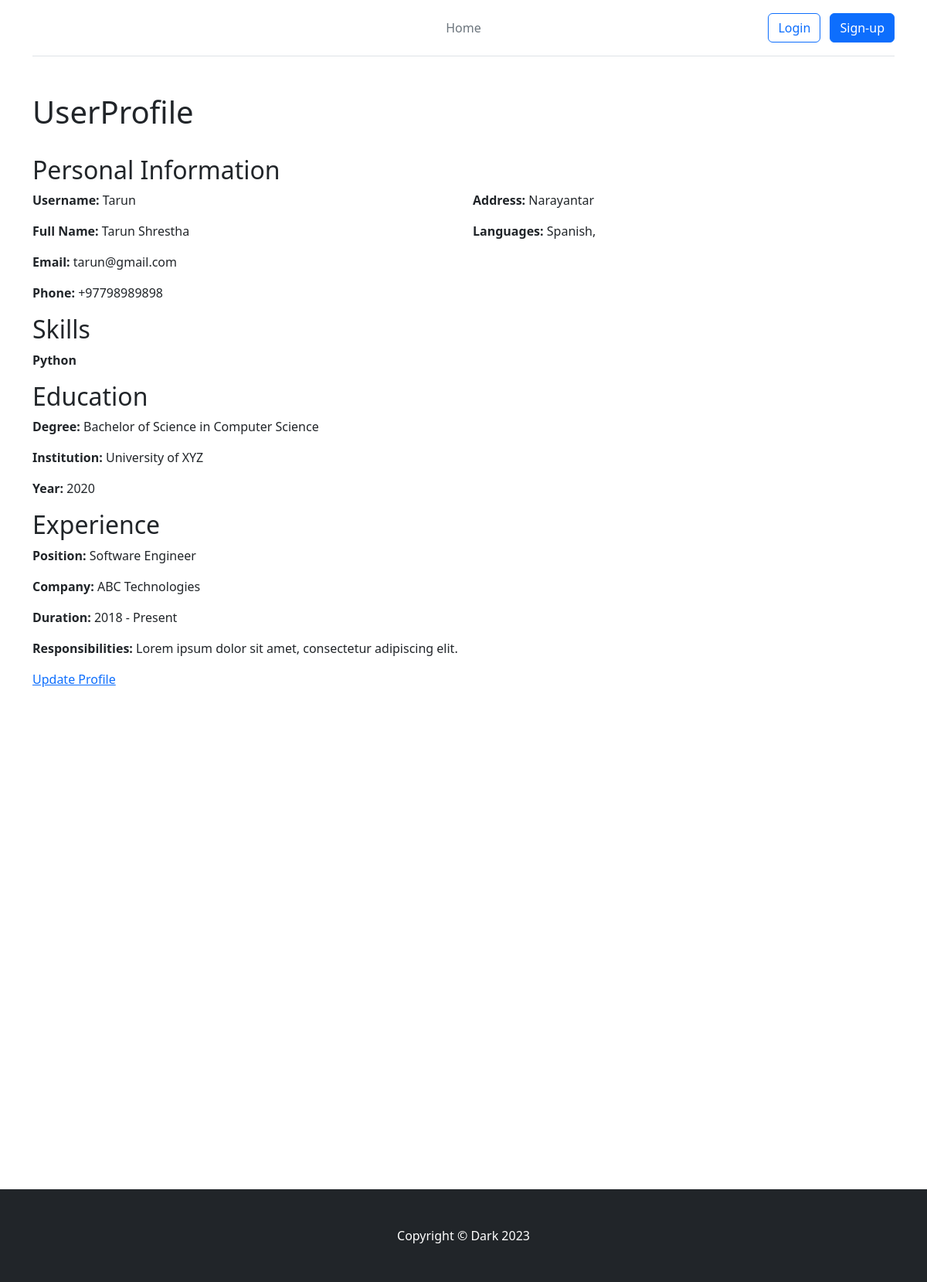
The app's page /profile/2/ with its own data.
### base/models.py (models this page shows, shortened)
class CustomUser(AbstractUser):
    first_name = models.CharField(max_length=50, null=True)
    last_name = models.CharField(max_length=50, null=True)
    username = models.CharField(max_length=50, unique=True, blank=True, null=True)
    address = models.CharField(max_length=100, null=True)
    gender = enum.EnumField(Gender_choice, default=Gender_choice.Others)
    email = models.EmailField(unique=True)
    phone = models.CharField(unique=True, max_length=20)
    date_of_birth = models.DateField(default=None, null=True)
    profile_picture = models.ImageField(null=True, upload_to='static/', blank=True)
    skills = models.ManyToManyField(Skill)
    languages = models.ManyToManyField(Language)
    groups = models.ManyToManyField(
        Group,
        related_name='customuser_set',
        blank=True,
        help_text=('The groups this user belongs to. A user will get all permissions granted to each of their groups.'),
        related_query_name='customuser'
    )
    user_permissions = models.ManyToManyField(
        Permission,
        related_name='customuser_set',
        blank=True,
        help_text=('Specific permissions for this user.'),
        related_query_name='customuser'
    )

class Language(models.Model):
    name = models.CharField(max_length=50)

class Skill(models.Model):
    name = models.CharField(max_length=50)

### base/views.py (the view)
# urls.py: path('profile/<int:user_id>/', views.User_profile, name='profile'),
def User_profile(request, user_id):
    users = CustomUser.objects.filter(pk=user_id).first()
    return render(request, 'user_profile.html', context={'users':users})

### templates/user_profile.html (shortened to what this page needs)
{% extends 'base.html'%}
    {%block content%}
    <div class="container">
      <br>
      <h1>UserProfile</h1>
        <br>
      <div class="cv-section">
          <h2>Personal Information</h2>
          <div class="row">
              <div class="col-md-6">
                  <p><strong>Username:</strong> {{ users.username|capfirst }}</p>
                  <p><strong>Full Name:</strong> {{ users.first_name|capfirst }} {{ users.last_name|capfirst }}</p>
                  <p><strong>Email:</strong> {{ users.email }}</p>
                  <p><strong>Phone:</strong> {{ users.phone }}</p>
              </div>
              <div class="col-md-6">
                  <p><strong>Address:</strong> {{ users.address|capfirst }}</p>
                  <p><strong>Languages:</strong>
                    {% for lan in users.languages.all %}
                    {{ lan.name }},
                    {% endfor %}
                  </p>
              </div>
          </div>
      </div>
      <div class="cv-section">
        <h2>Skills</h2>
        {% for skill in users.skills.all %}
          <p><strong>{{skill.name}}</strong> </p>
        {%endfor%}
    </div>
      <div class="cv-section">
          <h2>Education</h2>
          <p><strong>Degree:</strong> Bachelor of Science in Computer Science</p>
          <p><strong>Institution:</strong> University of XYZ</p>
          <p><strong>Year:</strong> 2020</p>
      </div>
      <div class="cv-section">
          <h2>Experience</h2>
          <p><strong>Position:</strong> Software Engineer</p>
          <p><strong>Company:</strong> ABC Technologies</p>
          <p><strong>Duration:</strong> 2018 - Present</p>
          <p><strong>Responsibilities:</strong> Lorem ipsum dolor sit amet, consectetur adipiscing elit.</p>
      </div>
      <a href="{% url 'update_profile' users.id %}">Update Profile</a>
  </div>
{%endblock%}

### records on screen
CustomUser: username "Tarun", first_name "Tarun", last_name "Shrestha", email "tarun@gmail.com", phone "+97798989898", address "Narayantar"
Language: name "Spanish"
Skill: name "Python"
